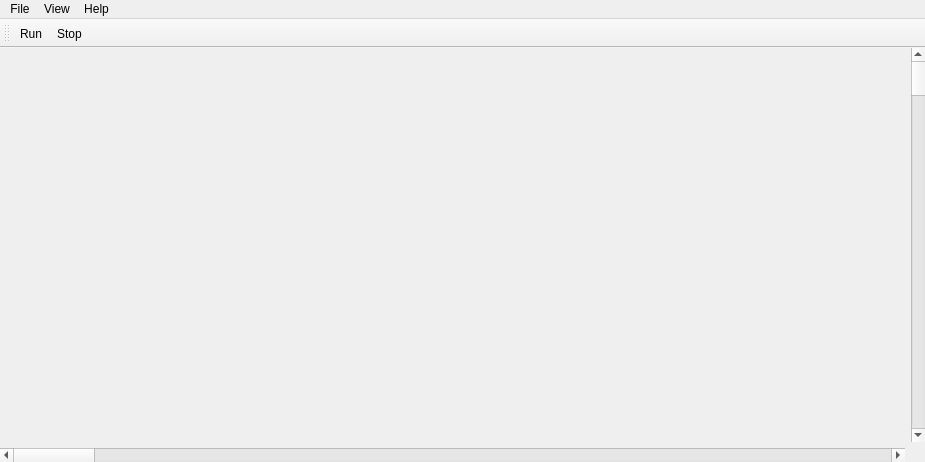
<?xml version="1.0" encoding="UTF-8"?>
<ui version="4.0">
 <class>MainWindow</class>
 <widget class="QMainWindow" name="MainWindow">
  <property name="geometry">
   <rect>
    <x>0</x>
    <y>0</y>
    <width>925</width>
    <height>462</height>
   </rect>
  </property>
  <property name="acceptDrops">
   <bool>true</bool>
  </property>
  <property name="windowTitle">
   <string>Labpatch</string>
  </property>
  <widget class="QWidget" name="centralWidget">
   <property name="acceptDrops">
    <bool>true</bool>
   </property>
   <layout class="QGridLayout" name="gridLayout">
    <property name="leftMargin">
     <number>0</number>
    </property>
    <property name="topMargin">
     <number>0</number>
    </property>
    <property name="rightMargin">
     <number>0</number>
    </property>
    <property name="bottomMargin">
     <number>0</number>
    </property>
    <item row="5" column="1">
     <widget class="QScrollBar" name="verticalScrollBar">
      <property name="orientation">
       <enum>Qt::Vertical</enum>
      </property>
     </widget>
    </item>
    <item row="6" column="0">
     <widget class="QScrollBar" name="horizontalScrollBar">
      <property name="orientation">
       <enum>Qt::Horizontal</enum>
      </property>
     </widget>
    </item>
   </layout>
  </widget>
  <widget class="QMenuBar" name="menuBar">
   <property name="geometry">
    <rect>
     <x>0</x>
     <y>0</y>
     <width>925</width>
     <height>27</height>
    </rect>
   </property>
   <widget class="QMenu" name="menuFile">
    <property name="title">
     <string>File</string>
    </property>
    <addaction name="actionNew"/>
    <addaction name="actionOpen"/>
    <addaction name="actionSave_as"/>
    <addaction name="actionExit"/>
   </widget>
   <widget class="QMenu" name="menuHelp">
    <property name="title">
     <string>Help</string>
    </property>
    <addaction name="actionAbout"/>
   </widget>
   <widget class="QMenu" name="menuView">
    <property name="title">
     <string>View</string>
    </property>
    <addaction name="actionToolbar"/>
    <addaction name="actionDump_iconMap"/>
   </widget>
   <addaction name="menuFile"/>
   <addaction name="menuView"/>
   <addaction name="menuHelp"/>
  </widget>
  <widget class="QToolBar" name="mainToolBar">
   <attribute name="toolBarArea">
    <enum>TopToolBarArea</enum>
   </attribute>
   <attribute name="toolBarBreak">
    <bool>false</bool>
   </attribute>
   <addaction name="actionRun"/>
   <addaction name="actionStop"/>
  </widget>
  <action name="actionExit">
   <property name="text">
    <string>Exit</string>
   </property>
  </action>
  <action name="actionAbout">
   <property name="text">
    <string>About</string>
   </property>
  </action>
  <action name="actionToolbar">
   <property name="text">
    <string>Toolbar</string>
   </property>
  </action>
  <action name="actionDump_iconMap">
   <property name="text">
    <string>dump iconMap</string>
   </property>
  </action>
  <action name="actionRun">
   <property name="icon">
    <iconset resource="mainwindow.qrc">
     <normaloff>:/images/run_arrow_true.png</normaloff>
     <normalon>:/images/run_arrow_false.png</normalon>:/images/run_arrow_true.png</iconset>
   </property>
   <property name="text">
    <string>Run</string>
   </property>
  </action>
  <action name="actionStop">
   <property name="icon">
    <iconset resource="mainwindow.qrc">
     <normaloff>:/images/stop_block_false.png</normaloff>
     <normalon>:/images/stop_block_true.png</normalon>:/images/stop_block_false.png</iconset>
   </property>
   <property name="text">
    <string>Stop</string>
   </property>
  </action>
  <action name="actionSave_as">
   <property name="text">
    <string>Save as...</string>
   </property>
  </action>
  <action name="actionOpen">
   <property name="text">
    <string>Open</string>
   </property>
  </action>
  <action name="actionNew">
   <property name="text">
    <string>New</string>
   </property>
  </action>
 </widget>
 <layoutdefault spacing="6" margin="11"/>
 <resources>
  <include location="mainwindow.qrc"/>
 </resources>
 <connections/>
</ui>
